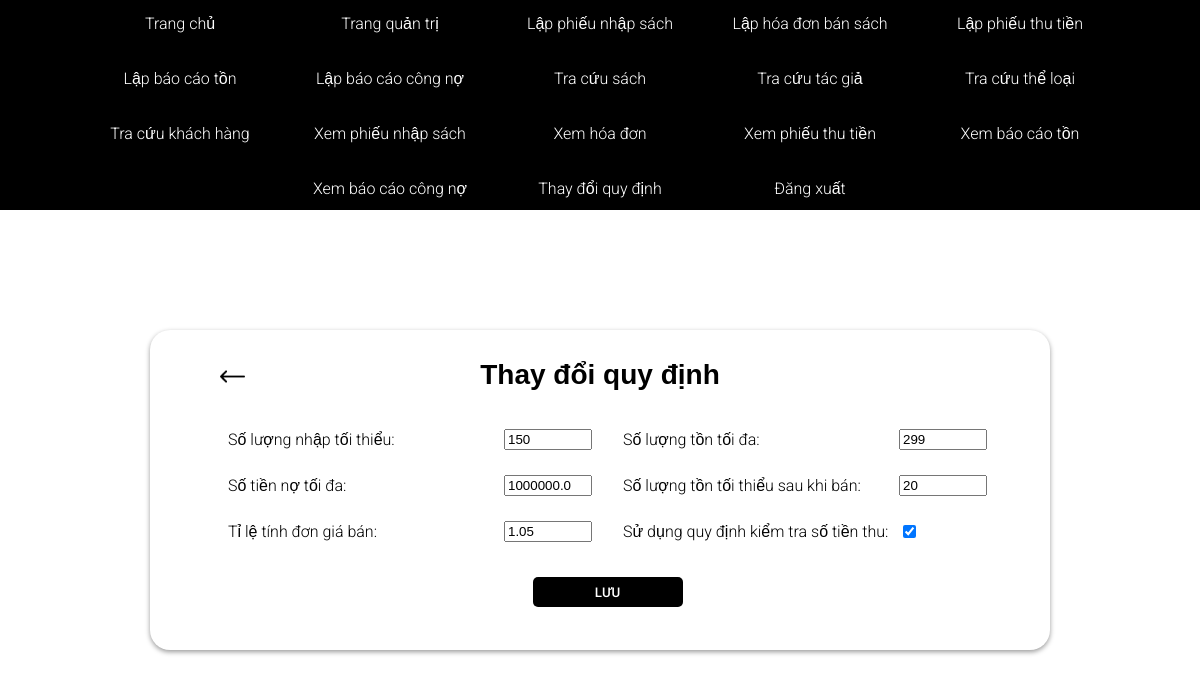
/bookstore/change-rules/ (signed in), run on the app's committed database.
### bookstore/models.py (models this page shows, shortened)
class THAMSO(models.Model):
    sl_nhap_toi_thieu = models.IntegerField(null=True, blank=True, default=150)
    sl_ton_toi_da = models.IntegerField(null=True, blank=True, default=299)
    so_tien_no_toi_da = models.FloatField(null=True, blank=True, default=1000000)
    sl_ton_toi_thieu_sau_ban = models.IntegerField(null=True, blank=True, default=20)
    ti_le_tinh_don_gia_ban = models.FloatField(null=True, blank=True, default=1.05)
    kiem_tra_so_tien_thu = models.BooleanField(default=True)

### bookstore/views.py (the view)
# urls.py: path('change-rules/', views.changeRules, name="change-rules"),
@login_required(login_url="login")
def changeRules(request):
    thamso = THAMSO.objects.all()[0]
    form = ThamSoForm(instance=thamso)
    if request.method == 'POST':
        form = ThamSoForm(request.POST, instance=thamso)
        if form.is_valid():
            form.save()
            messages.success(request, 'Lưu thành công')
            return redirect('change-rules')
    context = {'form': form}
    return render(request, 'bookstore/change-rules.html', context)

### bookstore/forms.py
class ThamSoForm(ModelForm):
    class Meta:
        model = THAMSO
        fields = '__all__'

### bookstore/templates/bookstore/change-rules.html (shortened to what this page needs)
<!DOCTYPE html>
{% load static %}
<html lang="en">
  <head>
    <link rel="stylesheet" href="{% static 'styles/reset.css' %}">
    <link rel="stylesheet" href="{% static 'styles/alert.css' %}">
    <link rel="stylesheet" href="{% static 'styles/change-rules.css' %}">
  </head>
  <body>
    <nav>
      {% include 'navbar.html' %}
    </nav>
    <div id="input-box">
      <div class="input-data">
        <a href="{% url 'bookstore' %}">
          <img class="arrow" src="{% static 'images/arrow.png' %}" >
        </a>
        <h2>Thay đổi quy định</h2>
        <form class="form" method="POST" enctype="multipart/form-data">
            <div class="grid-item">
              <span>Số lượng nhập tối thiểu:</span>
              <span>{{form.sl_nhap_toi_thieu}}</span>
            </div>
            <div class="grid-item">
              <span>Số lượng tồn tối đa:</span>
              <span>{{form.sl_ton_toi_da}}</span>
            </div>
            <div class="grid-item">
              <span>Số tiền nợ tối đa:</span>
              <span>{{form.so_tien_no_toi_da}}</span>
            </div>
            <div class="grid-item">
              <span>Số lượng tồn tối thiểu sau khi bán:</span>
              <span>{{form.sl_ton_toi_thieu_sau_ban}}</span>
            </div>
            <div class="grid-item">
              <span>Tỉ lệ tính đơn giá bán:</span>
              <span>{{form.ti_le_tinh_don_gia_ban}}</span>
            </div>
            <div class="grid-item">
              <span>Sử dụng quy định kiểm tra số tiền thu:</span>
              <span>{{form.kiem_tra_so_tien_thu}}</span>
            </div>
            <div class="grid-item">
              <input type="submit" value="Lưu">
            </div>
        </form>
      </div>
    </div>
  </body>
</html>

### static/styles/alert.css (style rules this page uses)
:root { --color-main: #5aa5b9; --color-main-light: #e6faff; --color-sub: #3f4156; --color-sub-light: #51546e; --color-sub-lighter: #ededfd; --color-text: #737373; --color-gray: #8b8b8b; --color-light: #e5e7eb; --color-light-gray: #767676; --color-bg: #f8fafd; --color-white: #fffefd; --color-white-light: #f3f3f3; --color-success: #359e64; --color-success-bg: #def8e8; --color-error: #fc4b0b; --color-error-bg: #fff2ee; --font-base: 'Poppins', arial, helvetica, 'Segoe UI', roboto, ubuntu, sans-serif; --font-monospace: 'Fira Code', 'Courier New', courier, monospace; --font-regular: 300; --font-medium: 500; --font-bold: 700; --generic-shadow: 1px 1px 5px #00000010; --generic-transition: all 0.3s ease-in-out; }

### static/styles/change-rules.css (style rules this page uses)
body { background: #ffffff; font-size: 16px; color: rgb(0, 0, 0); font-family: "Roboto", sans-serif; font-weight: 300; margin: 0; padding: 0; border: 0; }
#input-box { display: block; position: relative; margin: 120px auto 120px auto; width: 900px; height: 320px; border: black; background: white; border-radius: 20px; box-shadow: 0 2px 5px rgba(0, 0, 0, 0.4); border-bottom: black; }
.input-data { box-sizing: border-box; padding: 0px 70px; }
form { display: grid; grid-template-columns: 1fr 1fr; gap: 25px; margin: 5px; }
.grid-item { display: flex; align-items: center; }
.grid-item span { margin: 0px 3px; }
.grid-item span:first-child { width: 270px; }
.grid-item:last-child { grid-column-start: 1; grid-column-end: -1; justify-content: center; }
a { text-decoration: none; }
h1, h2 { font-size: 28px; font-family: sans-serif; font-weight: bold; padding: 15px 0px 35px 0px; text-align: center; }
input[type="number"] { width: 80px; }
input[type="submit"] { margin-top: 10px; height: 30px; width: 150px; background: black; border: none; border-radius: 5px; color: white; font-family: "Roboto", sans-serif; font-weight: 500; text-transform: uppercase; transition: 0.1s ease; cursor: pointer; }
.arrow { width: 25px; margin-bottom: -6%; }

### data on the page
THAMSO: sl_nhap_toi_thieu "150", sl_ton_toi_da "299", so_tien_no_toi_da "1000000.0", sl_ton_toi_thieu_sau_ban "20", ti_le_tinh_don_gia_ban "1.05", kiem_tra_so_tien_thu "☑"
